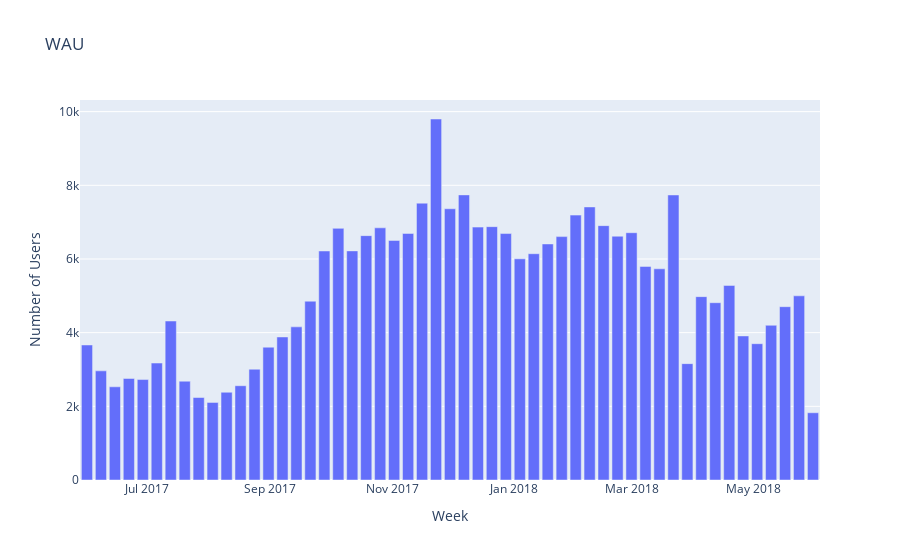

The code cell stored with this chart in its notebook:
### Markdown cell above
From the MAU values throughout the year we can see that there was a significant growth in September 2017 and even bigger increase in the number of users in October 2017. The peak in the number of users was reached in November. The month with the lowest number of users was in August.

In April 2018, however, there was a decrease in the number of users which continued onwards.

### Code cell
fig = px.bar(wau, x='visit_week', y='uid', title='WAU', labels={'visit_week':'Week','uid':'Number of Users'})
fig.show()

### Figure 1 — Plotly figure (JSON) as saved in the notebook; plotly's stock layout.template omitted (floating-point values rounded to 4 significant figures)
{"data": [{"alignmentgroup": "True", "hoverlabel": {"namelength": 0}, "hovertemplate": "Week=%{x}<br>Number of Users=%{y}", "legendgroup": "", "marker": {"color": "#636efa"}, "name": "", "offsetgroup": "", "orientation": "v", "showlegend": false, "textposition": "auto", "type": "bar", "x": ["2017-06-01T00:00:00", "2017-06-08T00:00:00", "2017-06-15T00:00:00", "2017-06-22T00:00:00", "2017-06-29T00:00:00", "2017-07-06T00:00:00", "2017-07-13T00:00:00", "2017-07-20T00:00:00", "2017-07-27T00:00:00", "2017-08-03T00:00:00", "2017-08-10T00:00:00", "2017-08-17T00:00:00", "2017-08-24T00:00:00", "2017-08-31T00:00:00", "2017-09-07T00:00:00", "2017-09-14T00:00:00", "2017-09-21T00:00:00", "2017-09-28T00:00:00", "2017-10-05T00:00:00", "2017-10-12T00:00:00", "2017-10-19T00:00:00", "2017-10-26T00:00:00", "2017-11-02T00:00:00", "2017-11-09T00:00:00", "2017-11-16T00:00:00", "2017-11-23T00:00:00", "2017-11-30T00:00:00", "2017-12-07T00:00:00", "2017-12-14T00:00:00", "2017-12-21T00:00:00", "2017-12-28T00:00:00", "2018-01-04T00:00:00", "2018-01-11T00:00:00", "2018-01-18T00:00:00", "2018-01-25T00:00:00", "2018-02-01T00:00:00", "2018-02-08T00:00:00", "2018-02-15T00:00:00", "2018-02-22T00:00:00", "2018-03-01T00:00:00", "2018-03-08T00:00:00", "2018-03-15T00:00:00", "2018-03-22T00:00:00", "2018-03-29T00:00:00", "2018-04-05T00:00:00", "2018-04-12T00:00:00", "2018-04-19T00:00:00", "2018-04-26T00:00:00", "2018-05-03T00:00:00", "2018-05-10T00:00:00", "2018-05-17T00:00:00", "2018-05-24T00:00:00", "2018-05-31T00:00:00"], "xaxis": "x", "y": [3665, 2963, 2530, 2756, 2727, 3175, 4316, 2682, 2239, 2105, 2382, 2559, 3007, 3605, 3883, 4157, 4854, 6217, 6831, 6220, 6634, 6846, 6503, 6693, 7515, 9800, 7363, 7740, 6865, 6877, 6690, 6004, 6143, 6408, 6607, 7191, 7413, 6905, 6618, 6713, 5798, 5733, 7738, 3159, 4978, 4813, 5282, 3911, 3700, 4200, 4705, 5000, 1826], "yaxis": "y"}], "layout": {"barmode": "relative", "legend": {"tracegroupgap": 0}, "title": {"text": "WAU"}, "xaxis": {"anchor": "y", "domain": [0, 1], "title": {"text": "Week"}}, "yaxis": {"anchor": "x", "domain": [0, 1], "title": {"text": "Number of Users"}}}}
